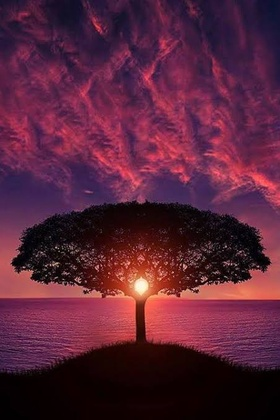
%> input picture rgb_quantization/manzara.jpg, 280 x 420 px, shrunk from 452 x 678 before the run
$ octave rgb_quantization.m   (GNU Octave 9; MATLAB toolbox functions it lacks are replaced by stand-ins)
%> lines starting %> are read from the running program, lines starting %| are printed output that depends on the picture

% resmi oku
im1=imread('manzara.jpg');
%> im1 is the input picture: size 420x280x3 uint8; mean R, G, B 88.6, 35.3, 57.3

% boyutlarýný al
[H,W,D]=size(im1);
%> H = 420; W = 280; D = 3

% quantization için araliklar
araliklar=linspace(1,255,5);

 %her pixeli dolas
for i=1:H

    for j=1:W

            %   degiskenler

            min_R=255;
            min_G=255;
            min_B=255;

            secilen_aralik_R=0;
            secilen_aralik_G=0;
            secilen_aralik_B=0;

            for k=1:5
                      % RED DÝMENSÝON
                 if abs(im1(i,j,1)-araliklar(k))< min_R

                     min_R=abs(im1(i,j,1)-araliklar(k));
                     secilen_aralik_R=araliklar(k);

                 end
                    %   GREEN DÝMENSÝON
                 if abs(im1(i,j,2)-araliklar(k))< min_G

                     min_G=abs(im1(i,j,2)-araliklar(k));
                     secilen_aralik_G=araliklar(k);

                 end
                    %   BLUE DÝMENSÝON
                 if abs(im1(i,j,3)-araliklar(k))< min_B

                     min_B=abs(im1(i,j,3)-araliklar(k));
                     secilen_aralik_B=araliklar(k);

                 end
            end
             % secilen araliklara esitle
            im1(i,j,1)=secilen_aralik_R;
            im1(i,j,2)=secilen_aralik_G;
            im1(i,j,3)=secilen_aralik_B;


    end

end
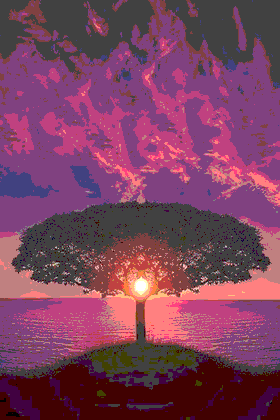
%> im1: size 420x280x3 uint8; mean R, G, B 123.6, 64.6, 93.6

%   resmi yaz


imwrite(im1,'manzara_with_quantization_of_5.jpg');

%   resmi goruntule
figure, imshow(histogram);
%> (this line was passed over: imshow is not available in this run)

%   Her renk tonunu ayýr
Kirmizi = im1(:,:,1);
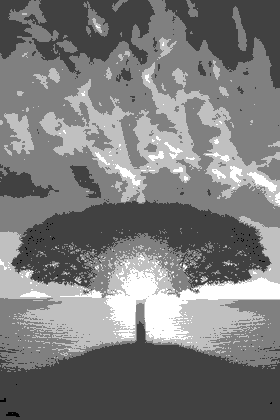
%> Kirmizi: size 420x280 uint8; min 1, max 255, mean 123.6
Yesil = im1(:,:,2);
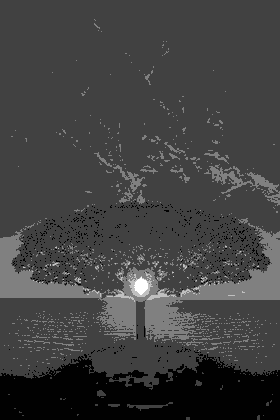
%> Yesil: size 420x280 uint8; min 1, max 255, mean 64.6
Mavi = im1(:,:,3);
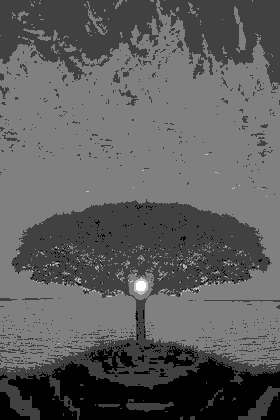
%> Mavi: size 420x280 uint8; min 1, max 255, mean 93.6

%   Her renk scalasýnýn histogram haritasý
[yKirmizi, x] = imhist(Kirmizi);
%> yKirmizi = 256 values, max 44613 at index 129, min 0 at index 1, mean 459.4; x = 256 values from 0 to 255
[yYesil, x] = imhist(Yesil);
%> yYesil = 256 values, max 90392 at index 66, min 0 at index 1, mean 459.4
[yMavi, x] = imhist(Mavi);
%> yMavi = 256 values, max 64937 at index 129, min 0 at index 1, mean 459.4

%   Tek plotta 3 renk tonunu da 5 çentikli olarak görüntüle
plot(x, yKirmizi, 'Red', x, yYesil, 'Green', x, yMavi, 'Blue');
%> (this line was passed over: plot is not available in this run)
